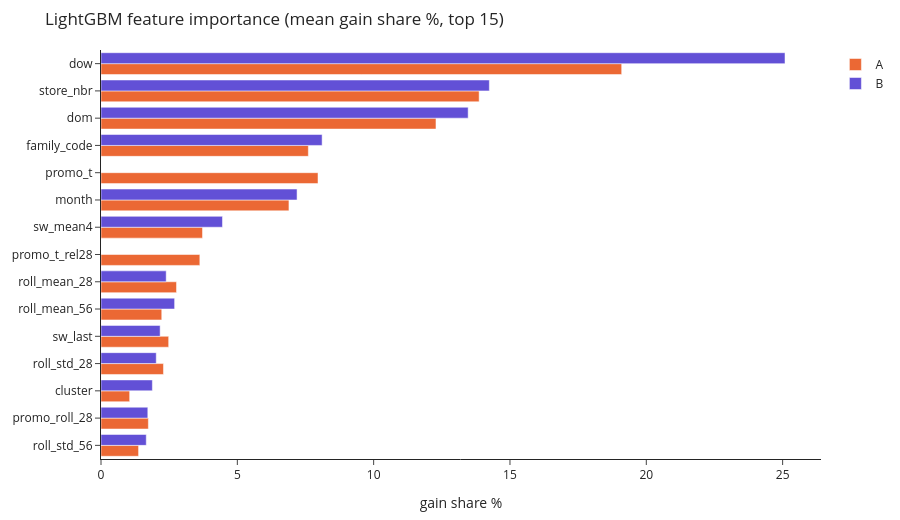

Notebook code cell kept with this figure:
### Markdown cell above
**Reading it:** knowing the promo plan lowers WAPE in **all three stages**, by a small but consistent margin (a few
tenths of a point overall). By family the picture is mixed: in the holdout the plan helps most in some families and
makes almost no difference, or slightly hurts, in others (see the `B - A` column): the plan helps most in GROCERY I
and PERSONAL CARE, while variant B is slightly better in FROZEN FOODS, BREAD/BAKERY and DAIRY. That is consistent with
notebook 01, where the promoted-item count had only a small association with sales for most families once store size
and month were controlled. A planner would read this as: feed the promo calendar in, it helps on average, but it
is not the main source of LightGBM's advantage.

## 14. What did LightGBM pay attention to?

Mean **gain share** per origin (% of the total split gain), averaged over the 18 selection + calibration origins
(`outputs/lgbm_feature_importance.json`). Gain is "how much the splits on this feature reduced the training loss";
it describes the model, not cause and effect.

### Code cell
imp = pd.concat([pd.DataFrame(fi["variants"][v]).assign(variant=v) for v in ["A", "B"]])
top = imp.groupby("feature").gain_share_pct.max().sort_values(ascending=False).head(15).index
p = imp[imp.feature.isin(top)]
fig = px.bar(p, x="gain_share_pct", y="feature", color="variant", barmode="group", orientation="h",
             color_discrete_map={"A": MODEL_COLOR["lightgbm A"], "B": MODEL_COLOR["lightgbm B"]},
             category_orders={"feature": list(top)}, title="LightGBM feature importance (mean gain share %, top 15)")
fig.update_layout(**{**LAYOUT, "height": 520}, xaxis_title="gain share %", yaxis_title=None)
fig.show()
imp.pivot(index="feature", columns="variant", values="gain_share_pct").loc[top].round(2).T

### Figure 1 — Plotly figure (JSON) as saved in the notebook; plotly's stock layout.template omitted (floating-point values rounded to 4 significant figures)
{"data": [{"alignmentgroup": "True", "hovertemplate": "variant=A<br>gain_share_pct=%{x}<br>feature=%{y}<extra></extra>", "legendgroup": "A", "marker": {"color": "#eb6834", "pattern": {"shape": ""}}, "name": "A", "offsetgroup": "A", "orientation": "h", "showlegend": true, "textposition": "auto", "type": "bar", "x": [19.1, 13.87, 12.29, 7.959, 7.605, 6.893, 3.723, 3.625, 2.77, 2.482, 2.291, 2.228, 1.737, 1.378, 1.051], "xaxis": "x", "y": ["dow", "store_nbr", "dom", "promo_t", "family_code", "month", "sw_mean4", "promo_t_rel28", "roll_mean_28", "sw_last", "roll_std_28", "roll_mean_56", "promo_roll_28", "roll_std_56", "cluster"], "yaxis": "y"}, {"alignmentgroup": "True", "hovertemplate": "variant=B<br>gain_share_pct=%{x}<br>feature=%{y}<extra></extra>", "legendgroup": "B", "marker": {"color": "#6250d6", "pattern": {"shape": ""}}, "name": "B", "offsetgroup": "B", "orientation": "h", "showlegend": true, "textposition": "auto", "type": "bar", "x": [25.09, 14.24, 13.47, 8.11, 7.191, 4.455, 2.7, 2.391, 2.169, 2.026, 1.884, 1.717, 1.66], "xaxis": "x", "y": ["dow", "store_nbr", "dom", "family_code", "month", "sw_mean4", "roll_mean_56", "roll_mean_28", "sw_last", "roll_std_28", "cluster", "promo_roll_28", "roll_std_56"], "yaxis": "y"}], "layout": {"barmode": "group", "font": {"size": 12}, "height": 520, "legend": {"title": {}, "tracegroupgap": 0}, "margin": {"b": 40, "l": 50, "r": 20, "t": 50}, "title": {"text": "LightGBM feature importance (mean gain share %, top 15)"}, "xaxis": {"anchor": "y", "domain": [0.0, 1.0], "title": {"text": "gain share %"}}, "yaxis": {"anchor": "x", "categoryarray": ["roll_std_56", "promo_roll_28", "cluster", "roll_std_28", "sw_last", "roll_mean_56", "roll_mean_28", "promo_t_rel28", "sw_mean4", "month", "promo_t", "family_code", "dom", "store_nbr", "dow"], "categoryorder": "array", "domain": [0.0, 1.0], "title": {}}}}
